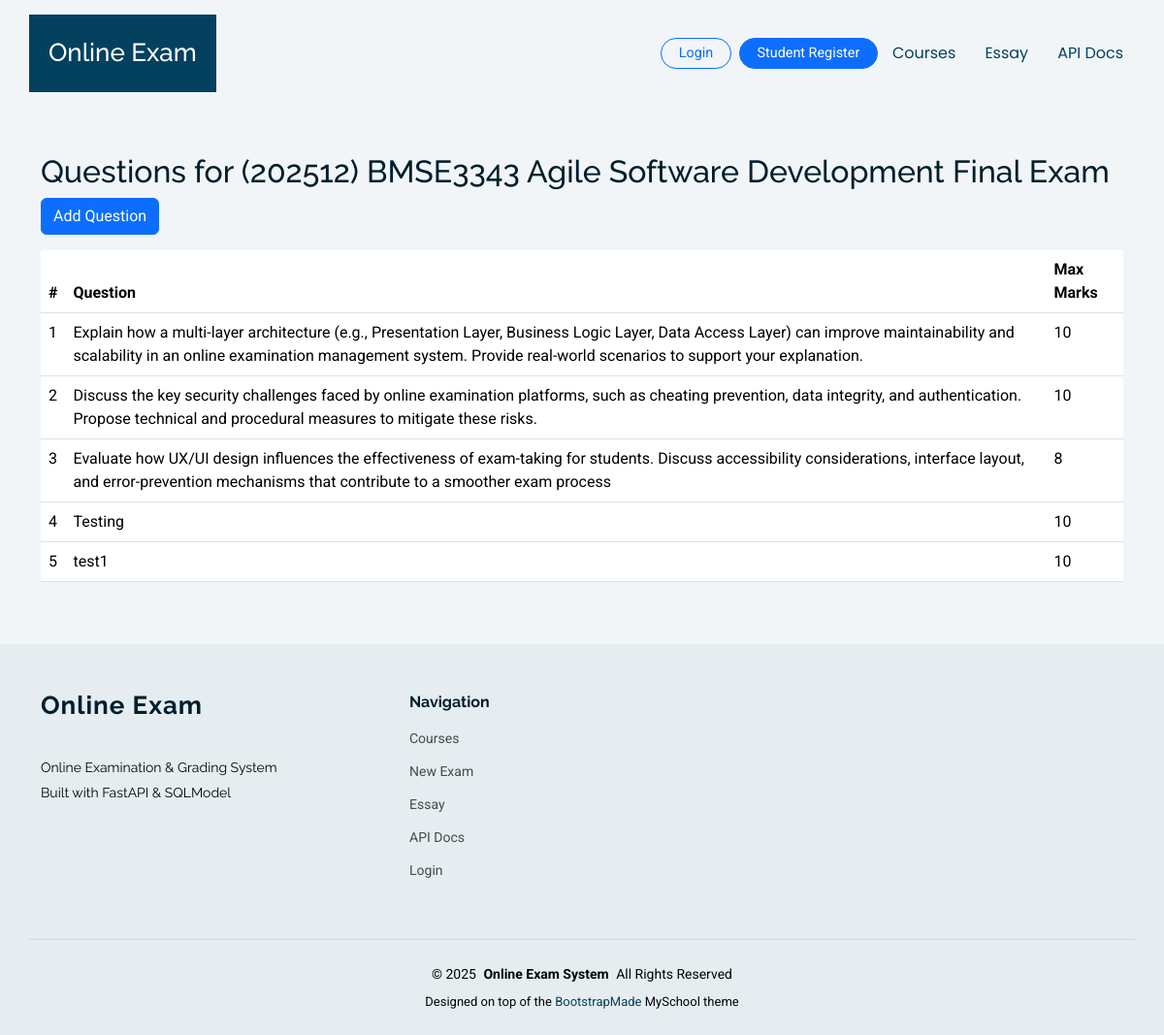
Screenshot of /essay/1/questions with the database file from the repository.
### online_exam_fastapi/app/models.py (models this page shows)
class Exam(SQLModel, table=True):
    id: Optional[int] = Field(default=None, primary_key=True)
    title: str
    subject: str
    duration_minutes: int
    start_time: Optional[datetime] = None
    end_time: Optional[datetime] = None
    course_id: Optional[int] = Field(default=None, foreign_key="course.id")
    instructions: Optional[str] = None
    status: str = Field(default="draft")
    created_at: datetime = Field(default_factory=datetime.utcnow)
    updated_at: datetime = Field(default_factory=datetime.utcnow)

class ExamQuestion(SQLModel, table=True):
    id: Optional[int] = Field(default=None, primary_key=True)
    exam_id: int = Field(foreign_key="exam.id")
    question_text: str
    max_marks: int

### online_exam_fastapi/app/routers/essay_ui.py (the view)
@router.get("/essay/{exam_id}/questions")
def essay_questions(
    exam_id: int, request: Request, session: Session = Depends(get_session)
):
    exam = session.get(Exam, exam_id)
    qs = session.exec(select(ExamQuestion).where(ExamQuestion.exam_id == exam_id)).all()
    return templates.TemplateResponse(
        "essay/questions.html", {"request": request, "exam": exam, "questions": qs}
    )

### online_exam_fastapi/app/templates/essay/questions.html
{% extends "base.html" %}
{% block content %}
<div class="container py-5">
  <h2>Questions for {{ exam.title }}</h2>
  <a class="btn btn-primary mb-3" href="/essay/{{ exam.id }}/questions/new">Add Question</a>
  <table class="table">
    <thead><tr><th>#</th><th>Question</th><th>Max Marks</th></tr></thead>
    <tbody>
      {% for q in questions %}
      <tr>
        <td>{{ q.id }}</td>
        <td>{{ q.question_text }}</td>
        <td>{{ q.max_marks }}</td>
      </tr>
      {% else %}
      <tr><td colspan="3">No questions</td></tr>
      {% endfor %}
    </tbody>
  </table>
</div>
{% endblock %}

### rows the page displays
Exam: title "(202512) BMSE3343 Agile Software Development Final Exam"
ExamQuestion: id "1", question_text "Explain how a multi-layer architecture (e.g., Presentation Layer, Business Logic Layer, Data Access Layer) can improve maintainability and scalability in an online examination management system. Provide real-world scenarios to support your explanation.", max_marks "10"
ExamQuestion: id "2", question_text "Discuss the key security challenges faced by online examination platforms, such as cheating prevention, data integrity, and authentication. Propose technical and procedural measures to mitigate these risks.", max_marks "10"
ExamQuestion: id "3", question_text "Evaluate how UX/UI design influences the effectiveness of exam-taking for students. Discuss accessibility considerations, interface layout, and error-prevention mechanisms that contribute to a smoother exam process", max_marks "8"
ExamQuestion: id "4", question_text "Testing", max_marks "10"
ExamQuestion: id "5", question_text "test1", max_marks "10"
